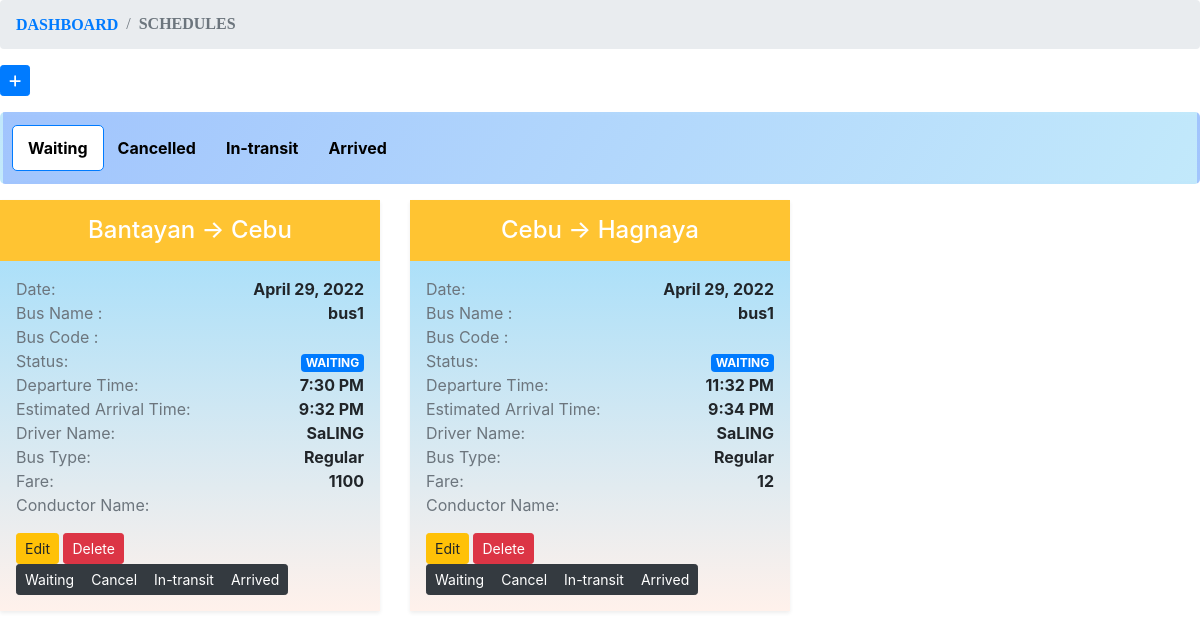
Screenshot of /admin/pages/schedules.php with the database file from the repository.
### tables this page shows
CREATE TABLE `tblschedule` (
  `id` int(11) NOT NULL,
  `route_id` int(11) NOT NULL,
  `schedule_date` date NOT NULL,
  `departure` time NOT NULL,
  `arrival` time NOT NULL,
  `bus_id` int(11) NOT NULL,
  `driver_id` int(11) NOT NULL,
  `conductor_id` int(11) NOT NULL,
  `fare` decimal(10,0) NOT NULL,
  `status` varchar(150) NOT NULL,
  `vessel_id` int(11) NOT NULL
);

CREATE TABLE `tbllocation` (
  `id` int(11) NOT NULL,
  `location_name` varchar(250) NOT NULL
);

CREATE TABLE `tblbus` (
  `id` int(11) NOT NULL,
  `bus_num` varchar(150) NOT NULL,
  `bus_type` varchar(50) NOT NULL,
  `rate_km` double NOT NULL
);

CREATE TABLE `tbldriver` (
  `id` int(11) NOT NULL,
  `name` text NOT NULL,
  `liscenseNum` varchar(100) NOT NULL
);

### controllers/schedule.php (called while the page is built, shortened)
<?php
    class Schedule
    {
        private $conn;
        private $table_name = "tblschedule";
        public function __construct($db)
        {
            $this->conn = $db;
        }
        public function getAll()
        {
            $query = "SELECT * FROM ".$this->table_name." ORDER BY schedule_date DESC, departure ASC";
            $result = $this->conn->query($query);
            $data = array();
            while ($row = $result->fetch_assoc()) {
                   $data[] = $row;
            }
            return $data;
        }
    }
?>

### controllers/route.php (called while the page is built, shortened)
<?php
    class Route
    {
        private $conn;
        private $table_name = "tblroute";
        public function __construct($db)
        {
            $this->conn = $db;
        }
        public function getById($id)
        {
            $query = "SELECT * FROM ".$this->table_name." WHERE id = '$id'";
            $result = $this->conn->query($query);
            $data = $result->fetch_assoc();
            return $data;
        }
    }
?>

### controllers/location.php (called while the page is built, shortened)
<?php
    class Location
    {
        private $conn;
        private $table_name = "tbllocation";
        public function __construct($db)
        {
            $this->conn = $db;
        }
        public function getById($id)
        {
            $query = "SELECT * FROM ".$this->table_name." WHERE id = '$id'";
            $result = $this->conn->query($query);
            $data = $result->fetch_assoc();
            return $data;
        }
    }
?>

### controllers/bus.php (called while the page is built, shortened)
<?php
    class Bus
    {
        private $conn;
        private $table_name = "tblbus";
        public function __construct($db)
        {
            $this->conn = $db;
        }
        public function getById($id)
        {
            $query = "SELECT * FROM ".$this->table_name." WHERE id = '$id'";
            $result = $this->conn->query($query);
            $data = $result->fetch_assoc();
            return $data;
        }
    }
?>

### controllers/driver.php (called while the page is built, shortened)
<?php
    class Driver
    {
        private $conn;
        private $table_name = "tbldriver";
        public function __construct($db)
        {
            $this->conn = $db;
        }
        public function getById($id)
        {
            $query = "SELECT * FROM ".$this->table_name." WHERE id = '$id'";
            $result = $this->conn->query($query);
            $data = $result->fetch_assoc();
            return $data;
        }
    }
?>

### admin/pages/schedules.php (the view, shortened to what this page needs)
<!doctype html>
<html lang="en">
  <head>
    <link rel="stylesheet" href="./assets/bootstrap/css/bootstrap.min.css" />
    <link rel="stylesheet" href="https://cdnjs.cloudflare.com/ajax/libs/font-awesome/4.7.0/css/font-awesome.min.css">
    <link rel="stylesheet" href="./assets/styles.css" />
  </head>
<?php
    include('../controllers/schedule.php');
    include('../controllers/route.php');
    include('../controllers/location.php');
    include('../controllers/bus.php');
    include('../controllers/driver.php');
    $database = new Database();
    $db = $database->getConnection();
    $new_schedule = new Schedule($db);
    $schedules = $new_schedule->getAll();
    $new_location = new Location($db);
?>
<div>
    <nav aria-label="breadcrumb">
        <ol class="breadcrumb">
        <li class="breadcrumb-item"><a href="index.php" style="font-family: 'Times New Roman', serif;"><b>DASHBOARD</b></a></li>
            <li class="breadcrumb-item active" aria-current="page" style="font-family: 'Times New Roman', serif;"><b>SCHEDULES</b></li>
      </ol>
    </nav>
    <div class="text-left mb-3">
        <button type="button" class="btn btn-primary btn-sm" data-toggle="modal" data-target="#newScheduleModal">
        <i class="fa fa-plus" >  New Schedule</i>
        </button>
    </div>
    <ul class="nav nav-tabs" id="myTab" role="tablist"  style="background-image: linear-gradient(120deg, #a1c4fd 0%, #c2e9fb 100%);">
        <li class="nav-item" role="presentation">
            <a class="nav-link active" id="waiting-tab" data-toggle="tab" href="#waiting" role="tab" aria-controls="waiting" aria-selected="true" style="color: black;">Waiting</a>
        </li>
        <li class="nav-item" role="presentation">
            <a class="nav-link" id="cancelled-tab" data-toggle="tab" href="#cancelled" role="tab" aria-controls="cancelled" aria-selected="false" style="color: black;">Cancelled</a>
        </li>
        <li class="nav-item" role="presentation">
            <a class="nav-link" id="in-transit-tab" data-toggle="tab" href="#in-transit" role="tab" aria-controls="in-transit" aria-selected="false" style="color: black;">In-transit</a>
        </li>
        <li class="nav-item" role="presentation">
            <a class="nav-link" id="arrived-tab" data-toggle="tab" href="#arrived" role="tab" aria-controls="arrived" aria-selected="false" style="color: black;">Arrived</a>
        </li>
    </ul>
    <div class="tab-content" id="myTabContent">
        <div class="tab-pane fade show active" id="waiting" role="tabpanel" aria-labelledby="waiting-tab">
            <div class="row mt-3" >
                <?php
                    foreach ($schedules as &$row) {
                        if($row['status'] === 'waiting'){
                            $new_route = new Route($db);
                        $route = $new_route->getById($row["route_id"]);
                        $location_from = $new_location->getById($route["route_from"]);
                        $location_to = $new_location->getById($route["route_to"]);
                        $new_bus = new Bus($db);
                        $bus = $new_bus->getById($row["bus_id"]);
                        $new_driver = new Driver($db);
                        $driver = $new_driver->getById($row["driver_id"]);
                        $status = null;
                        if($row["status"] === 'waiting'){
                            $status = '<span class="badge badge-primary">WAITING</span>';
                        }else if($row["status"] === 'arrived'){
                            $status = '<span class="badge badge-success">ARRIVED</span>';
                        }else if($row["status"] === 'cancelled'){
                            $status = '<span class="badge badge-danger">CANCELLED</span>';
                        }else if($row["status"] === 'in-transit'){
                            $status = '<span class="badge badge-info">IN-TRANSIT</span>';
                        }
                        ?>
                        <div class="col-md-4" id="<?php echo $row["id"]; ?>">
                            <div class="bg-white shadow-sm">
                                <div class="p-3 bg-primary text-white">
                                    <h4 class="mb-0 text-center">
                                        <?php echo $location_from["location_name"].' &#x2192; '.$location_to["location_name"] ?>
                                    </h4>
                                </div>
                                <div class="p-3"  style="background-image: linear-gradient(to top, #fff1eb 0%, #ace0f9 100%);">
                                    <p class="d-flex align-items-center justify-content-between mb-0">
                                        <span class="text-muted d-block">Date:</span>
                                        <strong><?php echo date_format(date_create($row['schedule_date']),'F j, Y') ?></strong>
                                    </p>
                                    <p class="d-flex align-items-center justify-content-between mb-0">
                                        <span class="text-muted d-block" style="color: gray">Bus Name :</span>
                                        <strong class="text"><?php echo $bus['bus_num'] ?></strong>
                                    </p>
                                    <p class="d-flex align-items-center justify-content-between mb-0">
                                        <span class="text-muted d-block">Bus Code :</span>
                                    </p>
                                    <p class="d-flex align-items-center justify-content-between mb-0">
                                        <span class="text-muted d-block">Status:</span>
                                        <strong class="text"><?php echo $status ?></strong>
                                    </p>
                                    <p class="d-flex align-items-center justify-content-between mb-0">
                                        <span class="text-muted d-block">Departure Time:</span>
                                        <strong><?php echo date_format(date_create($row['departure']), 'g:i A') ?></strong>
                                    </p>
                                    <p class="d-flex align-items-center justify-content-between mb-0">
                                        <span class="text-muted d-block">Estimated Arrival Time:</span>
                                        <strong><?php echo date_format(date_create($row['arrival']), 'g:i A') ?></strong>
                                    </p>
                                    <p class="d-flex align-items-center justify-content-between mb-0">
                                        <span class="text-muted d-block">Driver Name:</span>
                                        <strong class="text"><?php echo $driver['name'] ?></strong>
                                    </p>
                                    <p class="d-flex align-items-center justify-content-between mb-0">
                                        <span class="text-muted d-block">Bus Type:</span>
                                        <strong class="text"><?php echo $bus['bus_type'] ?></strong>
                                    </p>
                                    <p class="d-flex align-items-center justify-content-between mb-0">
                                        <span class="text-muted d-block">Fare:</span>
                                        <strong><?php echo $row['fare'] ?></strong>
                                    </p>
                                     <p class="d-flex align-items-center justify-content-between mb-0">
                                        <span class="text-muted d-block">Conductor Name:</span>
                                    </p>
                                    <div class="mt-3">
    <a href="#scheduleEditModal" class="btn btn-sm btn-warning scheduleUpdate"
    data-id="<?php echo $row["id"]; ?>"
    data-route_id="<?php echo $row["route_id"]; ?>"
    data-schedule_date="<?php echo $row["schedule_date"]; ?>"
    data-departure="<?php echo $row["departure"]; ?>"
    data-arrival="<?php echo $row["arrival"]; ?>"
    data-bus_id="<?php echo $row["bus_id"]; ?>"
    data-bus_code_id="<?php echo $row["bus_code_id"]; ?>"
    data-driver_id="<?php echo $row["driver_id"]; ?>"
    data-fare="<?php echo $row["fare"]; ?>"
    data-conductor_id="<?php echo $row["conductor_id"]; ?>"
    data-toggle="modal">Edit</a>
                                        <a href="#scheduleDeleteModal" class="btn btn-sm btn-danger scheduleDelete"
                                        data-id="<?php echo $row["id"]; ?>" data-toggle="modal">Delete</a>
                                        <div class="btn-group" role="group" aria-label="Basic example">
                                        <button type="button" class="btn btn-sm btn-dark" onclick="updateStatus('<?php echo $row['id'] ?>', 'waiting')">Waiting</button>
                                            <button type="button" class="btn btn-sm btn-dark" onclick="updateStatus('<?php echo $row['id'] ?>', 'cancelled')">Cancel</button>
                                            <button type="button" class="btn btn-sm btn-dark" onclick="updateStatus('<?php echo $row['id'] ?>', 'in-transit')">In-transit</button>
                                            <button type="button" class="btn btn-sm btn-dark" onclick="updateStatus('<?php echo $row['id'] ?>', 'arrived')">Arrived</button>
                                        </div>
                                    </div>
                                </div>
                            </div>
                        </div>
                        <?php
                        }
                    }
                ?>
            </div>
        </div>
        </div>
    </div>

### assets/styles.css (style rules this page uses)
:root { --blue: #1e90ff; --white: #ffffff; --radius: 0.5rem; --clr-primary: #18ffff; --clr-primary-light: #adffff; --clr-primary-dark: #091034; --clr-gray100: #f9fbff; --clr-gray150: #f4f6fb; --clr-gray200: #eef1f6; --clr-gray300: #e1e5ee; --clr-gray400: #767b91; --clr-gray500: #4f546c; --clr-gray600: #2a324b; --clr-gray700: #161d34; --clr-bg: #060b23; }
* { margin: 0; padding: 0; box-sizing: border-box; }
.bg-primary { background-color: #ffc432 !important; }

### admin/pages/schedules.php (style rules this page uses)
.nav-tabs { background-image: linear-gradient(120deg, #a1c4fd 0%, #c2e9fb 100%); padding: 10px; border-radius: 5px; border: 3px solid transparent; animation: ledBorder 1.5s infinite alternate; }
.nav-tabs .nav-link { position: relative; padding: 10px 15px; margin: 0 -1px; border-radius: 5px; font-weight: bold; transition: background-color 0.3s ease; }
.nav-tabs .nav-link.active { background-color: #fff; color: #007bff; border-color: #007bff; }

### rows the page displays
tblschedule: tbllocation.location_name "Bantayan", tbllocation.location_name "Cebu", schedule_date "April 29, 2022", bus.bus_num "bus1", status "WAITING", departure "7:30 PM", arrival "9:32 PM", driver.name "SaLING", bus.bus_type "Regular", fare "1100"
tblschedule: tbllocation.location_name "Cebu", tbllocation.location_name "Hagnaya", schedule_date "April 29, 2022", bus.bus_num "bus1", status "WAITING", departure "11:32 PM", arrival "9:34 PM", driver.name "SaLING", bus.bus_type "Regular", fare "12"
